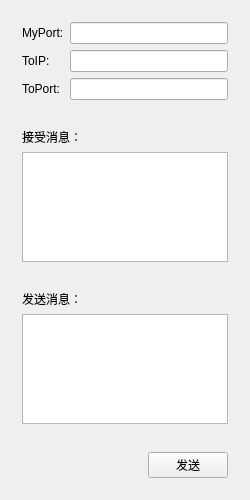
<?xml version="1.0" encoding="UTF-8"?>
<ui version="4.0">
 <class>QUdp01</class>
 <widget class="QWidget" name="QUdp01">
  <property name="geometry">
   <rect>
    <x>0</x>
    <y>0</y>
    <width>250</width>
    <height>500</height>
   </rect>
  </property>
  <property name="windowTitle">
   <string>QUdp01</string>
  </property>
  <layout class="QVBoxLayout" name="verticalLayout_5">
   <item>
    <widget class="QWidget" name="widget" native="true">
     <layout class="QGridLayout" name="gridLayout">
      <item row="0" column="0">
       <widget class="QLabel" name="label">
        <property name="text">
         <string>MyPort:</string>
        </property>
       </widget>
      </item>
      <item row="0" column="1">
       <widget class="QLineEdit" name="myPort"/>
      </item>
      <item row="1" column="0">
       <widget class="QLabel" name="label_2">
        <property name="text">
         <string>ToIP:</string>
        </property>
       </widget>
      </item>
      <item row="1" column="1">
       <widget class="QLineEdit" name="toIP"/>
      </item>
      <item row="2" column="0">
       <widget class="QLabel" name="label_3">
        <property name="text">
         <string>ToPort:</string>
        </property>
       </widget>
      </item>
      <item row="2" column="1">
       <widget class="QLineEdit" name="toPort"/>
      </item>
     </layout>
    </widget>
   </item>
   <item>
    <widget class="QWidget" name="widget_2" native="true">
     <layout class="QVBoxLayout" name="verticalLayout">
      <item>
       <widget class="QLabel" name="label_4">
        <property name="text">
         <string>接受消息：</string>
        </property>
       </widget>
      </item>
      <item>
       <widget class="QTextEdit" name="recvMsg"/>
      </item>
     </layout>
    </widget>
   </item>
   <item>
    <widget class="QWidget" name="widget_3" native="true">
     <layout class="QVBoxLayout" name="verticalLayout_2">
      <item>
       <widget class="QLabel" name="label_5">
        <property name="text">
         <string>发送消息：</string>
        </property>
       </widget>
      </item>
      <item>
       <widget class="QTextEdit" name="sendMsg"/>
      </item>
     </layout>
    </widget>
   </item>
   <item>
    <widget class="QWidget" name="widget_4" native="true">
     <layout class="QHBoxLayout" name="horizontalLayout">
      <item>
       <spacer name="horizontalSpacer">
        <property name="orientation">
         <enum>Qt::Horizontal</enum>
        </property>
        <property name="sizeHint" stdset="0">
         <size>
          <width>40</width>
          <height>20</height>
         </size>
        </property>
       </spacer>
      </item>
      <item>
       <widget class="QPushButton" name="btnSend">
        <property name="text">
         <string>发送</string>
        </property>
       </widget>
      </item>
     </layout>
    </widget>
   </item>
  </layout>
 </widget>
 <layoutdefault spacing="6" margin="11"/>
 <resources/>
 <connections/>
</ui>
